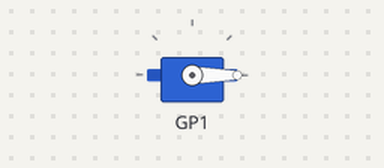
Simulated run of this program. Board: Raspberry Pi Pico running MicroPython. On the bench: servo. At 14.0 s the program stops and its outputs stay as they are.

Above: at 0.1 s.
At 4.1 s:
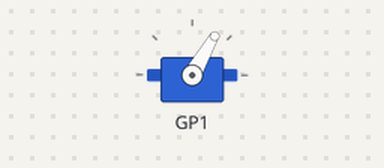
At 8.1 s:
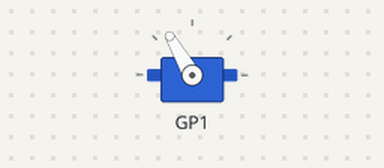
At 14.1 s:
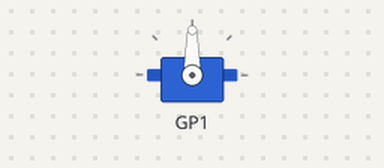
Timing chart, 0 to 15.5 s (numbered marks = the images above):
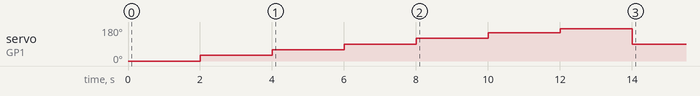

Measured:
- by itself, servo on GP1: rises from 0° to 170° in 10.0 s, then falls to 90° in 2.0 s

The program:

calibrateservo.py
```python
import time
from servo import Servo
my_servo = Servo(pin_id=1)

my_servo.write(0)
time.sleep(2.0)

my_servo.write(30)
time.sleep(2.0)
my_servo.write(60)
time.sleep(2.0)
my_servo.write(90)

time.sleep(2.0)
my_servo.write(120)
time.sleep(2.0)
my_servo.write(150)

time.sleep(2.0)
my_servo.write(170)
time.sleep(2.0)
my_servo.write(90)
```
